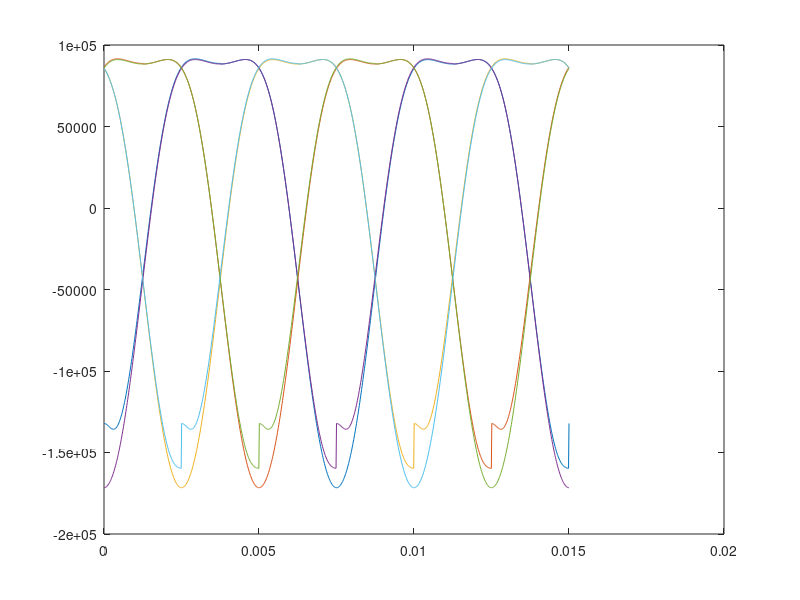

MATLAB code to generate this figure:

function NumericalScript
  ###################################
  %Material and System Variables
  ###################################
  f = 8000/60; %Hz
  global omega = 2*pi*f; %Rad/s
  engineV = 3000/100^3; %m^3
  period = 2/f;
  gamma = 1.4;
  %TODO - Find and Justify choice of kinematic friction.
  mu = .05;

  %Ductile Iron Grade 65-45-12 
  %http://www.matweb.com/search/DataSheet.aspx?MatGUID=0c178ad6ab2149d4a52a85a13645cc1a
  %https://www.ductile.org/didata/Section3/3part1.htm#Fatigue%20Limit
  ringMat = struct('E',168*10^9,'v',.29,'Sy',332*10^6,'Sut',464*10^6,'SeN',117*10^6,'rho',7.15*1000); %Si Units
  %310 Stainless Steel: High Creep Resistance and Temperature Resistance 
  pistonMat = struct('E',200*10^9,'v',.29,'Sy',205*10^6,'Sut',515*10^6,'rho',7750); %Si Units
  chamberMat = pistonMat;


  ########################
  %Thermo Cycle Variables
  ########################

  CR = 10;
  %State 1
  P_amb = 101325; %Pa
  T_amb = 288; %K
  rho_amb = 1.225; %kg/m^3
  v_amb = 1/rho_amb; %m^3/kg
  u_amb = 205.71; %kJ/kg
  %State 2
  v_comp = v_amb/10;
  rho_comp = 10*rho_amb;
  T2 = 703; %K
  u2 = 514.95;
  %State 3
  u3 = 2051.1; %kJ/kg
  P3 = 8.187*10^6; %Pa
  T3 = 2385;
  %State 4
  T4 = 1022;
  u4 = 778;
  rho4 = .777;
  v_4 = 1/rho4;
  %Cycle Properties
  w = (u3-u4)-(u2-u4)-P_amb*(v_comp-v_amb);
  airMass = engineV/(6*(v_4-v_comp));
  Pow = 6*airMass*w*f/2;
  
  %Volumes
  V_comp = v_comp*airMass;
  V_4 = v_4*airMass;
  
  #########
  %Geometry
  #########
  %Piston
  chamberDiameter = 7.88/100; %m
  chamberArea = pi*chamberDiameter^2/4;
  pistonSweep = (engineV/6)/(chamberArea);
  %Piston Head
  pistonHeadDiameter = chamberDiameter - 4/1000;
  pistonHeadArea = pi*pistonHeadDiameter^2/4;
  pistonHeadHeight = 65/1000;
  %Piston Tail
  pistonTailDiameter = 40/1000;
  pistonTailArea = pi*pistonTailDiameter^2/4;
  pistonTailHeight = 20/1000;
  pistonTailFillet = 8/1000;
  pistonTailStressConcentration = 1.5;
  %Joint Hole
  pistonJointDiameter = 15/1000;
  if pistonJointDiameter>=pistonTailHeight
    error('Piston Joint Hole does not fit tail.')
  endif
  pistonForceHeight = pistonTailHeight/2;
  angle = 2*acos(pistonJointDiameter/pistonTailDiameter);
  pistonChordArea = pistonTailDiameter^2*(angle - sin(angle))/8;
  pistonVolume = pistonHeadArea*pistonHeadHeight + pistonTailArea*pistonTailHeight;
  pistonCoM = (pistonHeadArea*pistonHeadHeight*(pistonHeadHeight/2) + pistonTailArea*pistonTailHeight*(pistonHeadHeight+pistonTailHeight/2))/pistonVolume;
  pistonMass = pistonMat.rho*pistonVolume;
  %Piston Channel
  pistonChannelDepth = 5/1000;
  pistonRingChannelFillet = 2/1000;
  pistonChannelDiameter = pistonHeadDiameter - 2*pistonChannelDepth;
  %Stress Concentration in Channels
  %Round shaft with flat-bottom groove in bending and/or tension.
  pistonChannelConcentrationFactor = 3.5;
  %Intake Hole
  intakeArea = chamberArea/5;

  %Rings
  interference = .08/1000;
  ringOuterDiameter = chamberDiameter + interference;
  ringInnerDiameter = pistonChannelDiameter;
  ringHeight = 10/1000;
  ringLocHeight = 15/1000;
  ringLocHeight2 = pistonHeadHeight-15/1000;

  %Connecting Rod
  global CRLength = 16/100; %m
  CRMass = .5*pistonMass;
  
  %CrankShaft
  global crankRadius = pistonSweep/2; %m
  %MaxTanAlpha
  maxTan = crankRadius/sqrt(CRLength^2-crankRadius^2);
  %TODO Ensure connecting rod doesn't collide with chamber.

  ##############################
  %Piston and Ring Calculations
  ##############################
  %Input Forces
  maxPForce = P3*chamberArea;
  maxReForce = maxPForce*maxTan;
  %Spring Constant
  k = chamberDiameter*ringHeight*ringMat.E/(.5*(chamberDiameter-ringInnerDiameter));
  %Solving Geometric Constants
  alpha = pistonHeadHeight*(2*pistonCoM-ringLocHeight-ringLocHeight2) + pistonForceHeight*(2*pistonCoM-ringLocHeight-ringLocHeight2);
  beta = -4*pistonCoM^2+3*pistonCoM*(ringLocHeight+ringLocHeight2)-ringLocHeight^2-ringLocHeight2^2;
  denm = (2*k*(ringLocHeight^2-2*ringLocHeight*ringLocHeight2+ringLocHeight2^2));
  x = maxReForce*(alpha+beta)/denm;
  theta = maxReForce*(2*pistonHeadHeight+2*pistonForceHeight-4*pistonCoM + ringLocHeight + ringLocHeight2)/denm;
  %Ring Forces
  ringForces = [k*(x-(pistonCoM-ringLocHeight)*theta),k*(-x+(pistonCoM-ringLocHeight)*theta),k*(x-(pistonCoM-ringLocHeight2)*theta),k*(-x+(pistonCoM-ringLocHeight2)*theta)];
  %Ring Pressures
  minPFit = P3 - min(ringForces)/(chamberDiameter*ringHeight);

  denm = (chamberDiameter/pistonMat.E)*(1+pistonMat.v) + (ringOuterDiameter/ringMat.E)*(1+ringMat.v);
  PFit = interference/denm;

  %Factor Of Safety
  if 1.5*minPFit > PFit
     error('Ring Pressure does not meet mininum condition.')
  endif

  %Ring Stresses
  maxRingRadialStress = PFit + max(ringForces)/(chamberDiameter*ringHeight);
  maxRingTangentStress = maxRingRadialStress;
  maxRingShearStress = 3*(chamberDiameter^2-pistonHeadDiameter^2)*P3/(4*ringHeight*pistonHeadDiameter) + 3*mu*PFit*chamberDiameter^2/pistonHeadDiameter^2;
  maxRingVonMises = sqrt(maxRingRadialStress^2 + 3*maxRingShearStress^2);

  minRingRadialStress = PFit + min(ringForces)/(chamberDiameter*ringHeight);
  minRingTangentStress = minRingRadialStress;
  minRingShearStress = -3*mu*PFit*chamberDiameter^2/pistonHeadDiameter^2;
  ampRingRadialStress = (maxRingRadialStress-minRingRadialStress)/2;
  ampRingRadialStress = (maxRingRadialStress-minRingRadialStress)/2;
  ampRingTangentStress = ampRingRadialStress;
  %Stresses for fatiude Criteria
  ampRingVonMises = sqrt((ampRingRadialStress/.85)^2 +3*ampRingTangentStress^2);
  %Since the mean stress radial stress is compressive, it's igorned.
  meanRingShearStress = (maxRingShearStress+minRingShearStress)/2;
  meanRingVonMises = sqrt(3*meanRingShearStress^2);
  %mod-Goodman modified Formula
  nRingFatigue = inv(meanRingVonMises/ringMat.Sy + ampRingVonMises/ringMat.SeN);

  if nRingFatigue < 1.5
    disp('Calulated n');
    disp(nRingFatigue);
    error('Ring stresses do not meet Fatigue Criteria')
  endif


  if 3*maxRingVonMises > ringMat.Sy
    disp('Ratio of VonMises to Yield')
    disp(maxRingVonMises/ringMat.Sy)
    error("Ring stresses exceed factor of safety.")
  endif
  ###############################
  %Piston Stresses and Deflection
  ###############################
  pistonHeadStress = -P3;
  pistonChannelPressureStress = pistonHeadStress*pistonHeadDiameter^2/(pistonChannelDiameter);
  pistonChannelPushoutStress = -P3*(ringOuterDiameter^2-pistonHeadDiameter^2)/(pistonHeadDiameter^2-ringInnerDiameter^2);
  pistonChannelMaxStress = pistonChannelConcentrationFactor*(pistonChannelPressureStress+pistonChannelPushoutStress);

  pistonTailStress = -P3*chamberDiameter^2/pistonTailDiameter^2;
  pistonTailMaxStress = pistonTailStressConcentration*pistonTailStress;
  pistonJointStress = -P3*chamberDiameter^2/pistonJointDiameter^2;

  pistonJointShearStress = 3*maxReForce/(4*pistonChordArea);
  pistonJointNormalStress = maxPForce/(pistonTailArea-2*pistonChordArea);

  [pistonMaxVonMises, maxindex] = max([abs(pistonJointNormalStress),abs(sqrt(3)*pistonJointShearStress),abs(pistonTailMaxStress), abs(pistonChannelMaxStress)]);
  %Axial go from roughly 0 to max. Mean stress is compressive.
  pistonAlternatingAxialVonMises = max([abs(pistonJointNormalStress)/.85,abs(pistonTailMaxStress)/.85, abs(pistonChannelMaxStress)/.85])/2;
  %Push Out Fatigue
  pistonMeanPushOutVonMises = sqrt(3)*pistonJointShearStress/2;
  pistonAmpPushOutVonMises = sqrt(3)*pistonJointShearStress/2;

  if 3*pistonMaxVonMises > pistonMat.Sy
    disp('Ratio of VonMises to Yield')
    disp(pistonMaxVonMises/pistonMat.Sy)
    disp(maxindex)
    error("Piston stresses exceed factor of safety.")
  endif
  %Axial Fatigue
  if 2*pistonAlternatingAxialVonMises > pistonMat.Sut/2
    disp('Ratio of Axial Von Mises to Se')
    disp(2*pistonAlternatingAxialVonMises/pistonMat.Sut)
    error('Alternating axial piston stresses exceed factor of safety')
  endif
  %Push out Fatigue
  pistonPushOutFatigueFoS = inv(pistonMeanPushOutVonMises/pistonMat.Sut + 2*pistonAmpPushOutVonMises/pistonMat.Sut);
  if pistonPushOutFatigueFoS < 1.5
    disp('Ratio of Push Out Von Mises to Se')
    disp(2*pistonAmpPushOutVonMises/pistonMat.Sut)
    error('Alternating piston shear stresses exceed factor of safety')
  endif

  %Estimated Piston Deflection
  pistonHeadDeflection = pistonHeadHeight*pistonHeadStress/pistonMat.E;
  pistonTailDeflection = pistonForceHeight*pistonTailStress/pistonMat.E;
  pistonTotalDeflection = pistonHeadDeflection + pistonTailDeflection;

  ###############################
  %CrankShaft Calculations
  ###############################
  t = 0:period/1000:period;
  global initialPistonHeight = V_comp/chamberArea;
  
  tguess = 1.5*pi/omega;
  criticalTime = fzero(@pistonPositionSol,tguess);
  criticalTime = mod(criticalTime,2*pi);
  if omega*criticalTime <= pi
    error('Wrong Time Solution')
  endif
  
  numPistons = 6;
  
  pistonPosition= zeros(numPistons,length(t));
  pistonVelocity= zeros(numPistons,length(t));
  pistonAcceleration= zeros(numPistons,length(t));
  gasForceMagnitude= zeros(numPistons,length(t));
  totalForceMagnitude =zeros(numPistons,length(t));
  tn = t;
  for i = 2:numPistons
    t = [t;t(1,:)+period*(i-1)/(numPistons)];
  endfor
  
    %Piston Position
    pistonPosition = crankRadius + CRLength - (crankRadius.*cos(omega.*t) + sqrt(CRLength^2-(crankRadius*sin(omega*t)).^2));
    %Piston Velocty
    denm = sqrt(CRLength^2-crankRadius^2.*sin(omega.*t).^2);
    pistonVelocity = omega*crankRadius^2.*sin(omega*t).*cos(omega*t)./denm + omega*crankRadius*sin(omega*t);
    %Piston Acceleration
    denm1 = sqrt(CRLength^2-crankRadius^2.*sin(omega.*t).^2);
    denm2 = (CRLength^2-crankRadius^2.*sin(omega.*t).^2).^(1.5);
    pistonAcceleration = omega^2*crankRadius^4*(sin(omega*t).*cos(omega*t)).^2./denm2 + omega^2*crankRadius^2*(cos(omega*t).^2-sin(omega*t).^2)./denm1 + omega^2*crankRadius*cos(omega*t);
    
    
    disp('Starting Force Calculations')
      
    powerStroke = (mod(omega*t,4*pi) <= pi)&(mod(omega*t,4*pi) >= 0);
    exhaustStroke = ((mod(omega*t,4*pi) <= 2*pi)&(mod(omega*t,4*pi) > pi))|((mod(omega*t,4*pi) <= 2*pi + omega*criticalTime)&(mod(omega*t,4*pi) > 3*pi));
    intakeStroke = ((mod(omega*t,4*pi) <= 3*pi)&(mod(omega*t,4*pi) > 2*pi));
    compressionStroke = ((mod(omega*t,4*pi) < 4*pi)&(mod(omega*t,4*pi) > 2*pi+omega*criticalTime));

      
    fPower = chamberArea*(P3*(V_comp./(chamberArea*(pistonPosition+initialPistonHeight))).^gamma - P_amb);
    fPower = fPower.*powerStroke;
      
    fExhaust = .5*rho_amb*chamberArea.*(chamberArea*pistonVelocity/intakeArea).^2;
    fExhaust = fExhaust.*exhaustStroke;
      
    fIntake = -.5*rho_amb*chamberArea.*(chamberArea*pistonVelocity/intakeArea).^2;
    fIntake = fIntake.*intakeStroke;
      
    fCompression = chamberArea.*(P_amb*(10*initialPistonHeight./(pistonPosition+initialPistonHeight)).^gamma - P_amb);
    fCompression = fCompression.*compressionStroke;
    gasForceMagnitude = fPower+fExhaust+fIntake+fCompression;
    totalForceMagnitude = gasForceMagnitude-(pistonMass+CRMass)*pistonAcceleration;
    
    tanAlpha = crankRadius*sin(omega*t)./sqrt(CRLength^2-(crankRadius*sin(omega*t)).^2);
    totalForceVectors = zeros([size(t),2]);
    
  plot(t(1,:),totalForceMagnitude);
  disp('Paused')

endfunction

function pisPos = pistonPositionSol(t)
  global crankRadius CRLength omega initialPistonHeight
  pisPos = crankRadius + CRLength - (crankRadius.*cos(omega.*t) + sqrt(CRLength^2-crankRadius^2.*sin(omega.*t).^2)) - 9*initialPistonHeight;
endfunction
 
 